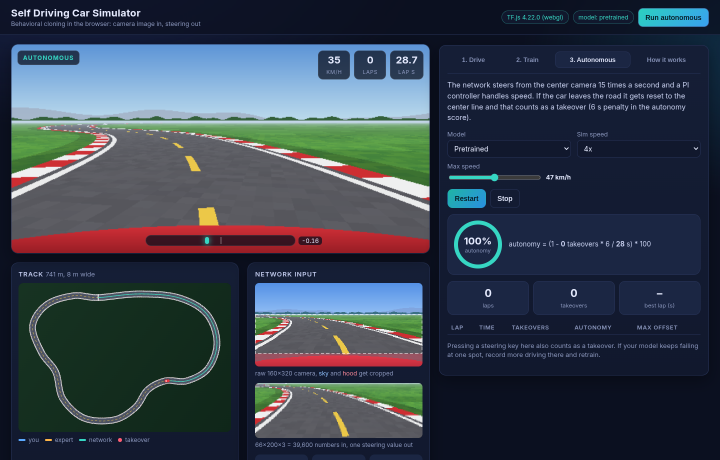
#> input picture web/img/og.png, 1440 x 920 px (shown at 1/2 size)
$ python -i utils.py   (imports and definitions only)
#> lines starting #> are read from the running program, lines starting #| are printed output that depends on the picture
#> further down, picture is the input picture: shape (920, 1440, 3); mean B, G, R 77.9, 64.6, 54.7
"""Preprocessing and augmentation shared by model.py and drive.py.

preprocess() has to be the same at train and drive time, otherwise the car swerves.
"""
from __future__ import annotations

import os

import cv2
import numpy as np

IMAGE_HEIGHT, IMAGE_WIDTH, IMAGE_CHANNELS = 66, 200, 3
INPUT_SHAPE = (IMAGE_HEIGHT, IMAGE_WIDTH, IMAGE_CHANNELS)
CROP_TOP, CROP_BOTTOM = 60, 25          # rows of sky / car hood in the 160x320 Udacity image
SIDE_CAMERA_CORRECTION = 0.2            # steering nudge for left/right camera images


# [11 lines left out: function load_image, not called in this run]


def crop(image: np.ndarray) -> np.ndarray:
    h = image.shape[0]
#> h = 920
    top = round(CROP_TOP * h / 160)
#> top = 345
    bottom = h - round(CROP_BOTTOM * h / 160)
#> bottom = 776
    return image[top:bottom, :, :]
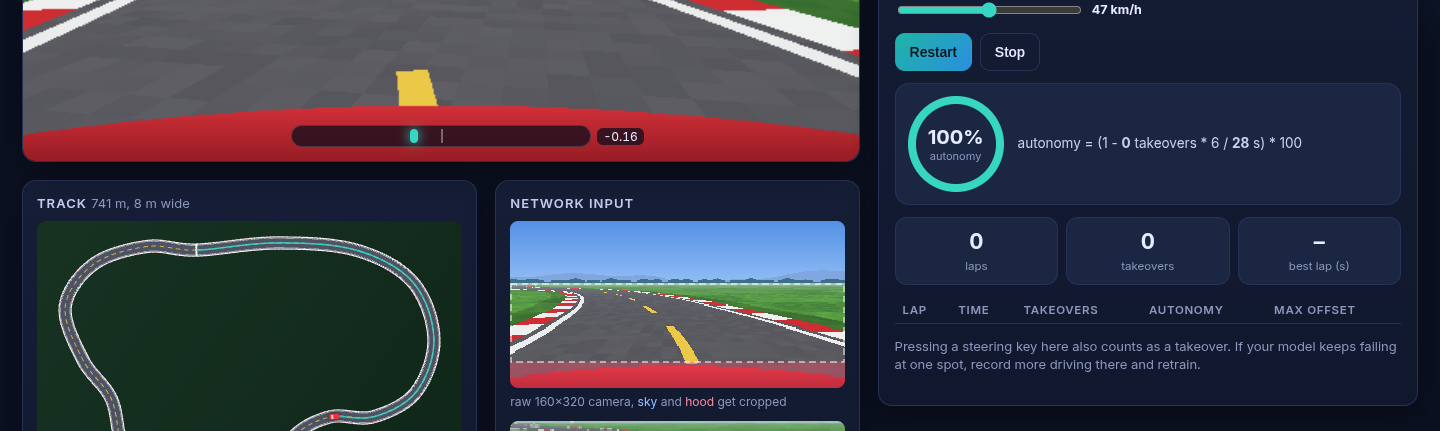
#> returned value: shape (431, 1440, 3); mean of channels 0, 1, 2 69.2, 56.1, 54; drawn as B, G, R


def resize(image: np.ndarray) -> np.ndarray:
    return cv2.resize(image, (IMAGE_WIDTH, IMAGE_HEIGHT), interpolation=cv2.INTER_AREA)
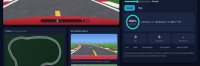
#> returned value: shape (66, 200, 3); mean of channels 0, 1, 2 69.2, 56.1, 54; drawn as B, G, R


def preprocess(image: np.ndarray) -> np.ndarray:
    # normalization is a layer in the model
    return resize(crop(image))


# augmentation
# [38 lines left out: functions choose_image, random_flip, random_translate, random_brightness, augment, not called in this run]

>>> import cv2
>>> picture = cv2.imread('../web/img/og.png')
>>> result = preprocess(picture)
